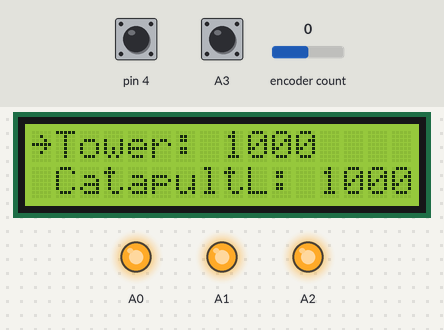
Simulated run of this sketch. Board: Arduino Uno, built with avr-gcc and run on an emulated ATmega328P. On the bench: 16×2 character LCD, output pins drawn as LEDs (lit = HIGH). Inputs (shaded band) come from the test bench; at power-on: encoder count 0, A3 HIGH, pin 4 HIGH.

Above: at 1.2 s.
1.3 s: encoder count set to 4
At 1.34 s:
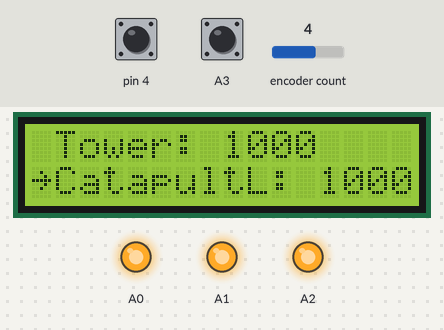
At 1.9 s:
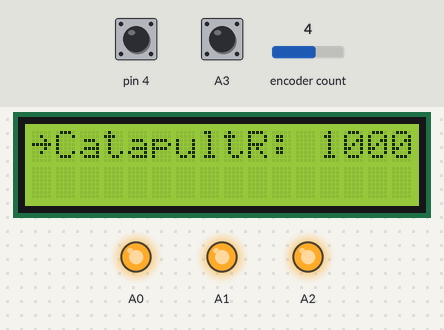
2.8 s: A3 pulled LOW for 0.15 s
At 4.4 s:
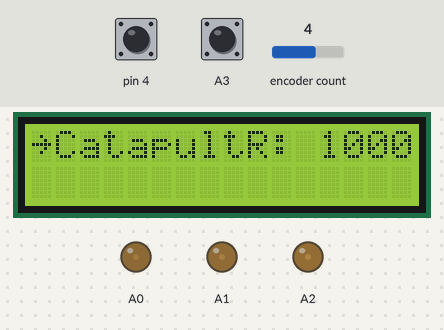
Timing chart, 0 to 5.9 s (numbered marks = the images above; inputs shaded):
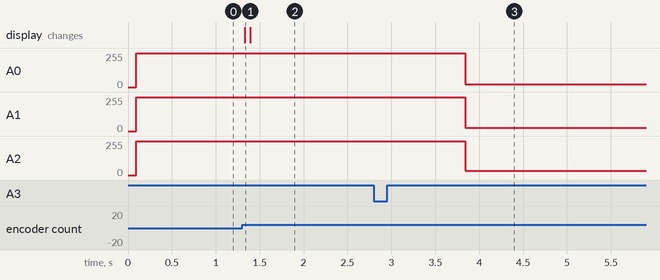

The sketch:

WorkingUIwithDoublles.ino
```cpp
#define LINES 2   // количество строк дисплея
#define SETTINGS_AMOUNT 3  // количество настроек

// пины энкодера
#define CLK 8
#define DT 7
#define SW 4

#include "GyverEncoder.h"
Encoder enc1(CLK, DT, SW);  // для работы c кнопкой

#include <LiquidCrystal_I2C.h>
LiquidCrystal_I2C lcd(0x27, 16, 2); // адрес 0x27 или 0x3f

boolean incr;
int incrAmount;
uint32_t tmr = 0;
bool onTime = false;
int vals[SETTINGS_AMOUNT];  // массив параметров
int8_t arrowPos = 0;
int8_t screenPos = 0; // номер "экрана"
boolean butt;
// названия параметров
const char *settingsNames[]  = {
  "Tower",
  "CatapultL",
  "CatapultR",
};

void tower() {
  digitalWrite(A0, LOW);
}

void catapultL() {
  digitalWrite(A1, LOW);
}

void catapultR() {
  digitalWrite(A2, LOW);
}

void setup() {
  Serial.begin(9600);
  enc1.setType(TYPE2);
  pinMode(A3, INPUT_PULLUP); // пин кнопки
  pinMode(A0, OUTPUT); //пины лампочек(поршней)
  pinMode(A1, OUTPUT);
  pinMode(A2, OUTPUT);
  lcd.init();
  lcd.backlight();
  vals[0] = 1000; // изначальный значения
  vals[1] = 1000;
  vals[2] = 1000;
  printGUI();   // выводим интерфейс
}


void loop() {
  enc1.tick();
  butt = !digitalRead(A3); // считывание состояния кнопки
  digitalWrite(A0, HIGH);  //  Изначальные значения low = вкл, high = выкл
  digitalWrite(A1, HIGH);
  digitalWrite(A2, HIGH);

if (butt && !onTime){
  onTime = true;
  tmr = millis();
  butt = 0;
  }

if (onTime && millis()-tmr >= vals[0]){
  tower();
  }
if (onTime && millis()-tmr >= vals[1]){
  catapultL();
  }
if (onTime && millis()-tmr >= vals[2]){
  catapultR();
  }

if (vals[0] < 0){
  vals[0] = 0;
  lcd.clear();
  printGUI();
  }
if (vals[1] < 0){
  vals[1] = 0;
  lcd.clear();
  printGUI();
  }
if (vals[2] < 0){
  vals[2] = 0;
  lcd.clear();
  printGUI();
  }
if (enc1.isDouble()){
  incr = !incr;
  }
if (incr == 1){
  incrAmount = 100;
  }
else{
  incrAmount = 1;
}
  if (enc1.isTurn()) {
    int increment = 0;  // локальная переменная направления
    // получаем направление
    if (enc1.isRight()) increment = 1;
    if (enc1.isLeft()) increment = -1;
    arrowPos += increment;  // двигаем курсор
    arrowPos = constrain(arrowPos, 0, SETTINGS_AMOUNT - 1); // ограничиваем

    increment = 0;  // обнуляем инкремент
    if (enc1.isRightH()) increment = incrAmount;
    if (enc1.isLeftH()) increment = -incrAmount;
    vals[arrowPos] += increment;  // меняем параметры

    printGUI();
  }
}

void printGUI() {
  lcd.clear();
  screenPos = arrowPos / LINES;   // ищем номер экрана (0..3 - 0, 4..7 - 1)

  for (byte i = 0; i < LINES; i++) {  // для всех строк
    lcd.setCursor(0, i);              // курсор в начало

    // если курсор находится на выбранной строке
    if (arrowPos == LINES * screenPos + i) lcd.write(126);  // рисуем стрелку
    else lcd.write(32);     // рисуем пробел

    // если пункты меню закончились, покидаем цикл for
    if (LINES * screenPos + i == SETTINGS_AMOUNT) break;

    // выводим имя и значение пункта меню
    lcd.print(settingsNames[LINES * screenPos + i]);
    lcd.print(": ");
    lcd.print(vals[LINES * screenPos + i]);
  }
}
```

Measured:
- after the input at 1.3 s, the display: changes at once (image 1)
- after the input at 2.8 s, A0: 255/255 → 20/255 after 1.0 s; A1: 255/255 → 25/255 after 1.0 s; A2: 255/255 → 31/255 after 1.0 s
